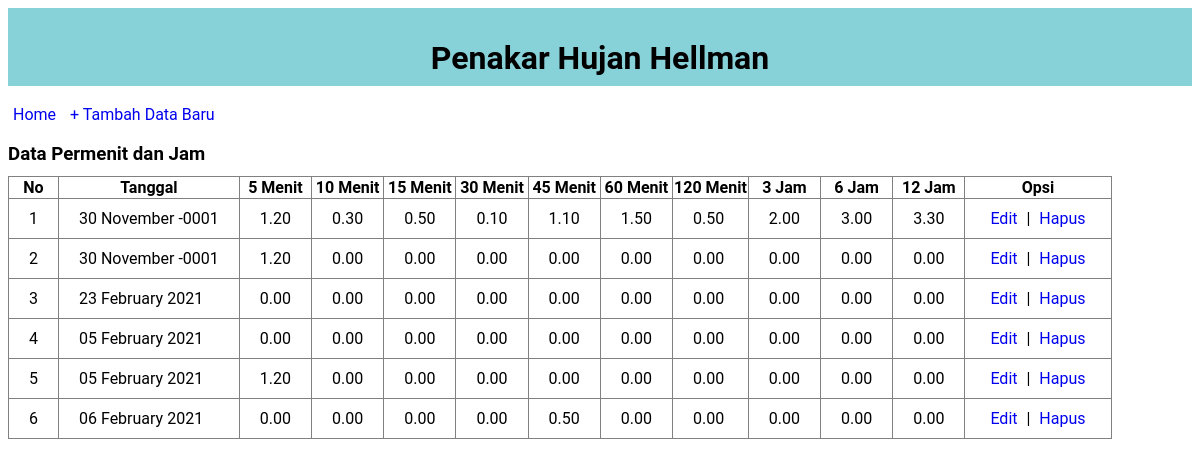
/data-menit.php, run on the app's committed database.
### tables this page shows
CREATE TABLE `hujan` (
  `id` int(8) NOT NULL,
  `tanggal` date NOT NULL,
  `lima` decimal(4,2) NOT NULL,
  `sepuluh` decimal(4,2) NOT NULL,
  `limabelas` decimal(4,2) NOT NULL,
  `tigapuluh` decimal(4,2) NOT NULL,
  `empatlima` decimal(4,2) NOT NULL,
  `enampuluh` decimal(4,2) NOT NULL,
  `seratusduapuluh` decimal(4,2) NOT NULL,
  `tigajam` decimal(4,2) NOT NULL,
  `enamjam` decimal(4,2) NOT NULL,
  `duabelasjam` decimal(4,2) NOT NULL
);

### data-menit.php (the view, shortened to what this page needs)
<!DOCTYPE html>
<html>
<head>
	<link rel="stylesheet" type="text/css" href="style.css">
</head>
<body>
	<div class="judul">
		<h1>Penakar Hujan Hellman</h1>
	</div>
	<br/>
    <a href="index.php">Home</a>
	<a class="tombol" href="form-input-menit.php">+ Tambah Data Baru</a>
	<h3>Data Permenit dan Jam</h3>
	<table border="1" class="table">
		<tr>
			<th>No</th>
            <th>Tanggal</th>
			<th>5 Menit</th>
			<th>10 Menit</th>
			<th>15 Menit</th>
			<th>30 Menit</th>
			<th>45 Menit</th>
			<th>60 Menit</th>
			<th>120 Menit</th>
			<th>3 Jam</th>
			<th>6 Jam</th>
			<th>12 Jam</th>
			<th>Opsi</th>
		</tr>
		<?php
		include "koneksi.php";
		$sql = "SELECT * FROM hujan";
        $hasil=mysqli_query($conn,$sql);
		$nomor = 1;
		while($data = mysqli_fetch_array($hasil)){
		?>
		<tr>
			<td><?php echo $nomor++; ?></td>
            <td><?php echo date ( 'd F Y' , strtotime ($data['tanggal'])); ?></td>
			<td><?php echo $data['lima']; ?></td>
			<td><?php echo $data['sepuluh']; ?></td>
			<td><?php echo $data['limabelas']; ?></td>
			<td><?php echo $data['tigapuluh']; ?></td>
			<td><?php echo $data['empatlima']; ?></td>
			<td><?php echo $data['enampuluh']; ?></td>
			<td><?php echo $data['seratusduapuluh']; ?></td>
			<td><?php echo $data['tigajam']; ?></td>
			<td><?php echo $data['enamjam']; ?></td>
			<td><?php echo $data['duabelasjam']; ?></td>
			<td>
				<a class="edit" href="edit.php?id=<?php echo $data['id']; ?>">Edit</a> |
				<a class="hapus" href="hapus.php?id=<?php echo $data['id']; ?>">Hapus</a>
			</td>
		</tr>
		<?php } ?>
	</table>
</body>
</html>

### style.css (style rules this page uses)
body { font-family: 'roboto'; color: #000; }
.judul { background: #87D1D8; padding: 10px; text-align: center; }
.judul h1,h2,h3 { height: 15px; }
a { padding: 5px; text-decoration: none; }
.table { border-collapse: collapse; }
table.table th th , table.table tr td { padding: 10px 20px ; }

### data on the page
hujan: tanggal "30 November -0001", lima "1.20", sepuluh "0.30", limabelas "0.50", tigapuluh "0.10", empatlima "1.10", enampuluh "1.50", seratusduapuluh "0.50", tigajam "2.00", enamjam "3.00", duabelasjam "3.30"
hujan: tanggal "30 November -0001", lima "1.20", sepuluh "0.00", limabelas "0.00", tigapuluh "0.00", empatlima "0.00", enampuluh "0.00", seratusduapuluh "0.00", tigajam "0.00", enamjam "0.00", duabelasjam "0.00"
hujan: tanggal "23 February 2021", lima "0.00", sepuluh "0.00", limabelas "0.00", tigapuluh "0.00", empatlima "0.00", enampuluh "0.00", seratusduapuluh "0.00", tigajam "0.00", enamjam "0.00", duabelasjam "0.00"
hujan: tanggal "05 February 2021", lima "0.00", sepuluh "0.00", limabelas "0.00", tigapuluh "0.00", empatlima "0.00", enampuluh "0.00", seratusduapuluh "0.00", tigajam "0.00", enamjam "0.00", duabelasjam "0.00"
hujan: tanggal "05 February 2021", lima "1.20", sepuluh "0.00", limabelas "0.00", tigapuluh "0.00", empatlima "0.00", enampuluh "0.00", seratusduapuluh "0.00", tigajam "0.00", enamjam "0.00", duabelasjam "0.00"
hujan: tanggal "06 February 2021", lima "0.00", sepuluh "0.00", limabelas "0.00", tigapuluh "0.00", empatlima "0.50", enampuluh "0.00", seratusduapuluh "0.00", tigajam "0.00", enamjam "0.00", duabelasjam "0.00"
